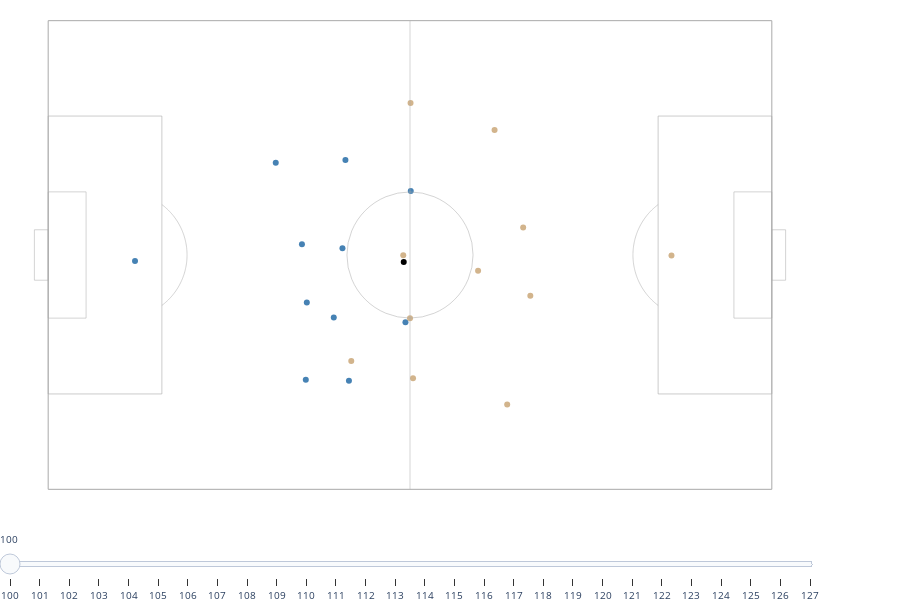

The notebook cell saved with this chart:
### Code cell
color_map = {'H': 'steelblue', 'A': 'tan'}
field_layout = soccerfield.get_layout(105, 68)

fig = go.Figure(layout=field_layout)
fig.update_layout(width=920, height=600, paper_bgcolor="rgba(0,0,0,0)", plot_bgcolor='rgba(0,0,0,0)',
                  margin=dict(l=0, r=100, t=0, b=0),
                  xaxis=dict(showgrid=False, zeroline=False), yaxis=dict(showgrid=False, zeroline=False),
                  legend=dict(xanchor="left", x=1, y=0.85,
                              font = dict(family = "Roboto, sans-serif", size = 14))
                  )

fig.update_layout(dragmode= False)


for idx, row in frames_df.iterrows():        
    colors = [color_map[value] for value in row['team']]
    fig.add_trace(
        go.Scatter(
            visible=False,
            x=row['p_x'], y=row['p_y'], mode='markers', marker=dict(color=colors), showlegend = False,
            hovertext = row['name']
        ))
    fig.add_trace(
        go.Scatter(
            visible=False,
            x=[row['ball_x']], y=[row['ball_y']], mode='markers', marker=dict(color='black'), showlegend = False   
        ))
fig.data[0].visible = True
fig.data[1].visible = True

visibility = []
fame_number = frames_df['frame'].to_list()
for i in range(len(frames)):
    frame_viz = dict(
        method="update",
        args=[{"visible": [False] * len(fig.data)}],
        label = fame_number[i]
    )
    frame_viz["args"][0]["visible"][i*2] = True
    frame_viz["args"][0]["visible"][i*2+1] = True
    visibility.append(frame_viz)
    
sliders = [dict(
        active=0, steps=visibility, font=dict(size=10)
    )]

fig.update_layout(
        sliders=sliders
    )
